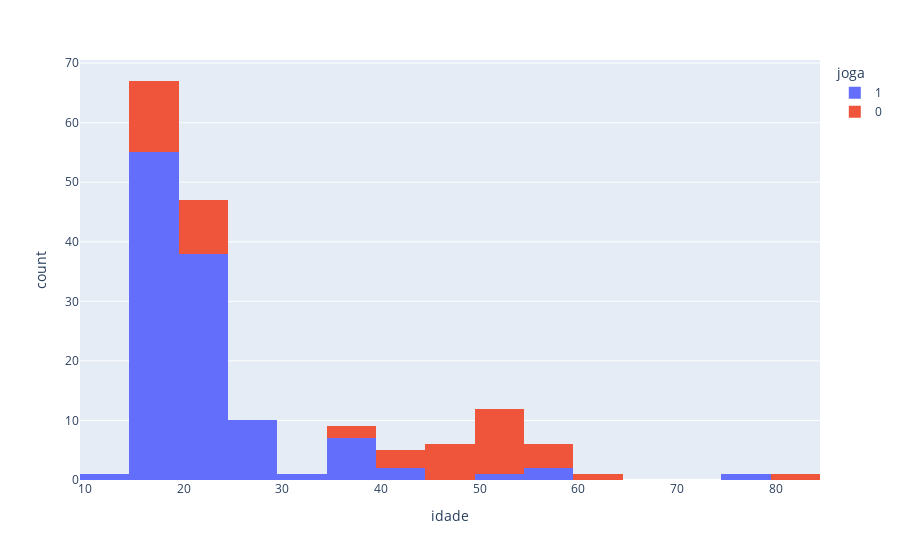

Write notebook code for a chart like this one.
### Code cell
joga.show()

### Figure 1 — Plotly figure (JSON) as saved in the notebook; plotly's stock layout.template omitted (floating-point values rounded to 4 significant figures)
{"data": [{"alignmentgroup": "True", "bingroup": "x", "hovertemplate": "joga=1<br>idade=%{x}<br>count=%{y}<extra></extra>", "legendgroup": "1", "marker": {"color": "#636efa", "pattern": {"shape": ""}}, "name": "1", "offsetgroup": "1", "orientation": "v", "showlegend": true, "type": "histogram", "x": [20, 20, 20, 20, 15, 20, 21, 20, 19, 21, 20, 19, 20, 20, 20, 15, 18, 16, 15, 16, 16, 20, 20, 19, 20, 21, 19, 20, 16, 16, 19, 20, 19, 21, 21, 15, 19, 23, 16, 18, 18, 18, 19, 19, 19, 18, 20, 24, 26, 20, 20, 19, 18, 19, 18, 21, 57, 38, 15, 20, 36, 22, 78, 38, 21, 38, 15, 15, 25, 42, 15, 38, 27, 29, 29, 20, 37, 21, 33, 19, 23, 26, 28, 38, 20, 25, 18, 21, 42, 18, 17, 18, 19, 17, 59, 16, 15, 15, 27, 23, 51, 18, 21, 15, 19, 19, 17, 18, 19, 15, 17, 21, 17, 20, 29, 18, 14, 19], "xaxis": "x", "yaxis": "y"}, {"alignmentgroup": "True", "bingroup": "x", "hovertemplate": "joga=0<br>idade=%{x}<br>count=%{y}<extra></extra>", "legendgroup": "0", "marker": {"color": "#EF553B", "pattern": {"shape": ""}}, "name": "0", "offsetgroup": "0", "orientation": "v", "showlegend": true, "type": "histogram", "x": [55, 21, 19, 16, 19, 20, 50, 17, 15, 20, 49, 49, 82, 52, 21, 39, 54, 19, 21, 20, 49, 19, 19, 51, 51, 51, 38, 53, 19, 59, 40, 48, 49, 60, 51, 42, 41, 48, 55, 59, 53, 52, 20, 19, 23, 19, 19, 50, 20], "xaxis": "x", "yaxis": "y"}], "layout": {"barmode": "relative", "legend": {"title": {"text": "joga"}, "tracegroupgap": 0}, "margin": {"t": 60}, "xaxis": {"anchor": "y", "domain": [0, 1], "title": {"text": "idade"}}, "yaxis": {"anchor": "x", "domain": [0, 1], "title": {"text": "count"}}}}
